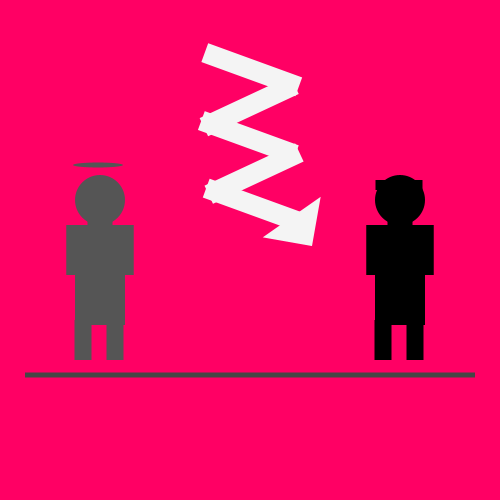
Frame 1 (no input)
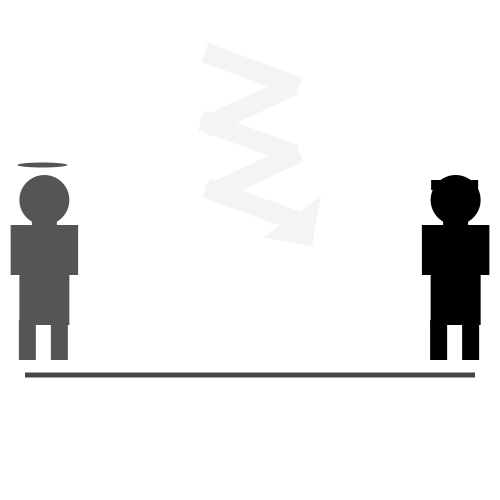
Frame 60 (the mouse pressed at the canvas centre just before this capture)
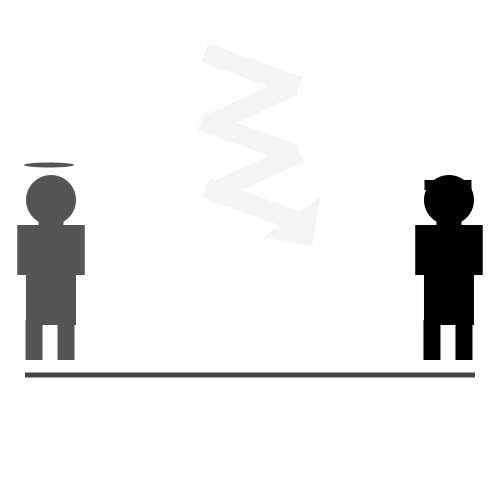
Frame 120 (the mouse held since frame 60 and released just before this capture)

The Processing sketch that drew these frames (run headless with seeded random() and noise(); from frame 60 on, the mouse is pressed at the canvas centre):

// Processing sketch: processing_172288
// ── processing_172288.pde

float counter = 0;
 

void setup ()
{
size (500,500);
background(255);
//background(205,46,79);
}
void draw ()
{
background (360,0,100);
//background(205,46,79);
translate (width/2, height/2);
colorMode (HSB, 360, 100, 100);

//fill(190);
//rect(-250,-250,500,1000);



float counter_mouse = map (mouseX,0,width,0.01,0.2);
float amplitude = map (sin(counter),-1,1,-100,100);


pushMatrix();
fill (64,-amplitude,96);
noStroke();
popMatrix();
pushMatrix();                                            //blitz
rotate(radians(20));
translate(0,-100);
pushMatrix();
rectMode(CENTER);
translate(-60,-70);
rect(0,0,100,20);
translate(10,35);
rotate(radians(45));
rect(0,0,20,100);
rotate(radians(-45));
translate(10,30);
rect(0,0,100,20);
rotate(radians(45));
translate(35,10);
rect(0,0,20,100);
rotate(radians(-45));
translate(10,30);
rect(0,0,100,20);
rotate(radians(-100));
translate(-30,15);
triangle(0,0,0,50,50,50);
popMatrix();
popMatrix();


fill(0);
rectMode(CENTER);

pushMatrix();                                   //linkes männchen
fill(121);
translate(-150,-50);
ellipse(-amplitude,0,50,50);
rect(-amplitude,20,25,25);
rect(-amplitude,75,50,100);
translate(25,50);
rect(-amplitude,0,17.5,50);
translate(-50,0);
rect(-amplitude,0,17.5,50);
translate(40,90);
rect(-amplitude,0,17,40);
translate(-32,0);
rect(-amplitude,0,17,40);
translate(15,-175);
ellipse(-amplitude,0,50,5);
popMatrix();


pushMatrix();                                  //rechtes männchen
fill(0);
translate(150,-50);
ellipse(amplitude,0,50,50);
rect(amplitude,20,25,25);
rect(amplitude,75,50,100);
translate(25,50);
rect(amplitude,0,17.5,50);
translate(-50,0);
rect(amplitude,0,17.5,50);
translate(40,90);
rect(amplitude,0,17,40);
translate(-32,0);
rect(amplitude,0,17,40);
translate(16,-155);
rect(amplitude,0,47,10);
translate(10,-15);
popMatrix();



pushMatrix();
fill(100);
translate(0,125);
rect(0,0,450,5);
popMatrix();


println (sin(counter));
counter += counter_mouse; //0.01; //Tempo


}
